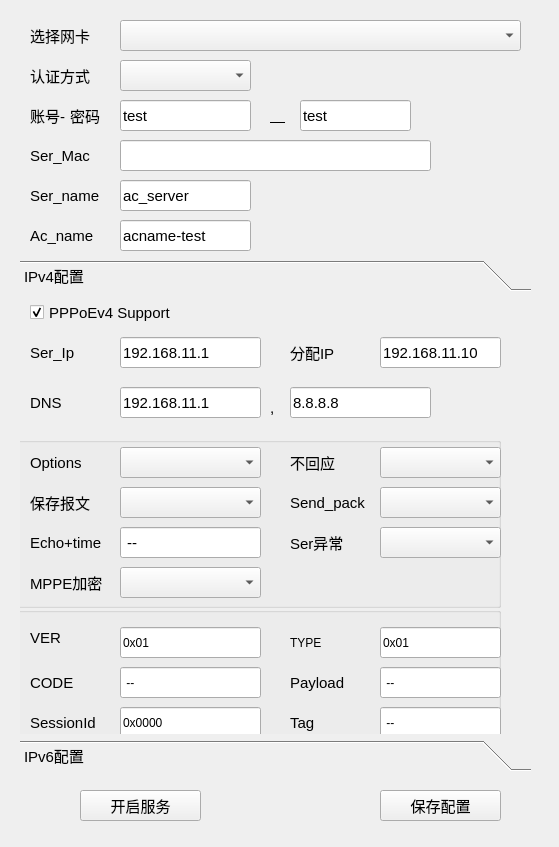
<?xml version="1.0" encoding="UTF-8"?>
<ui version="4.0">
 <class>Form</class>
 <widget class="QWidget" name="Form">
  <property name="geometry">
   <rect>
    <x>0</x>
    <y>0</y>
    <width>559</width>
    <height>847</height>
   </rect>
  </property>
  <property name="sizePolicy">
   <sizepolicy hsizetype="Preferred" vsizetype="Ignored">
    <horstretch>0</horstretch>
    <verstretch>0</verstretch>
   </sizepolicy>
  </property>
  <property name="minimumSize">
   <size>
    <width>0</width>
    <height>0</height>
   </size>
  </property>
  <property name="font">
   <font>
    <pointsize>11</pointsize>
   </font>
  </property>
  <property name="windowTitle">
   <string>Form</string>
  </property>
  <property name="layoutDirection">
   <enum>Qt::LeftToRight</enum>
  </property>
  <widget class="QLabel" name="label">
   <property name="geometry">
    <rect>
     <x>30</x>
     <y>20</y>
     <width>91</width>
     <height>31</height>
    </rect>
   </property>
   <property name="font">
    <font>
     <pointsize>11</pointsize>
    </font>
   </property>
   <property name="text">
    <string>选择网卡</string>
   </property>
  </widget>
  <widget class="QPushButton" name="hw_start">
   <property name="geometry">
    <rect>
     <x>80</x>
     <y>790</y>
     <width>121</width>
     <height>31</height>
    </rect>
   </property>
   <property name="text">
    <string>开启服务</string>
   </property>
  </widget>
  <widget class="QLabel" name="label_71">
   <property name="geometry">
    <rect>
     <x>30</x>
     <y>60</y>
     <width>71</width>
     <height>31</height>
    </rect>
   </property>
   <property name="sizePolicy">
    <sizepolicy hsizetype="Preferred" vsizetype="Preferred">
     <horstretch>0</horstretch>
     <verstretch>0</verstretch>
    </sizepolicy>
   </property>
   <property name="font">
    <font>
     <pointsize>11</pointsize>
    </font>
   </property>
   <property name="text">
    <string>认证方式</string>
   </property>
  </widget>
  <widget class="QComboBox" name="Authen">
   <property name="geometry">
    <rect>
     <x>120</x>
     <y>60</y>
     <width>131</width>
     <height>31</height>
    </rect>
   </property>
  </widget>
  <widget class="QPushButton" name="hw_save">
   <property name="geometry">
    <rect>
     <x>380</x>
     <y>790</y>
     <width>121</width>
     <height>31</height>
    </rect>
   </property>
   <property name="text">
    <string>保存配置</string>
   </property>
  </widget>
  <widget class="QComboBox" name="iface">
   <property name="geometry">
    <rect>
     <x>120</x>
     <y>20</y>
     <width>401</width>
     <height>31</height>
    </rect>
   </property>
  </widget>
  <widget class="QLineEdit" name="User">
   <property name="geometry">
    <rect>
     <x>120</x>
     <y>100</y>
     <width>131</width>
     <height>31</height>
    </rect>
   </property>
   <property name="text">
    <string>test</string>
   </property>
  </widget>
  <widget class="QLineEdit" name="Pwd">
   <property name="geometry">
    <rect>
     <x>300</x>
     <y>100</y>
     <width>111</width>
     <height>31</height>
    </rect>
   </property>
   <property name="text">
    <string>test</string>
   </property>
  </widget>
  <widget class="QLabel" name="label_73">
   <property name="geometry">
    <rect>
     <x>70</x>
     <y>100</y>
     <width>51</width>
     <height>31</height>
    </rect>
   </property>
   <property name="text">
    <string>密码</string>
   </property>
  </widget>
  <widget class="QLabel" name="label_99">
   <property name="geometry">
    <rect>
     <x>30</x>
     <y>100</y>
     <width>41</width>
     <height>31</height>
    </rect>
   </property>
   <property name="text">
    <string>账号-</string>
   </property>
  </widget>
  <widget class="QLabel" name="label_76">
   <property name="geometry">
    <rect>
     <x>30</x>
     <y>140</y>
     <width>61</width>
     <height>31</height>
    </rect>
   </property>
   <property name="text">
    <string>Ser_Mac</string>
   </property>
  </widget>
  <widget class="QLineEdit" name="hw_smac">
   <property name="geometry">
    <rect>
     <x>120</x>
     <y>140</y>
     <width>311</width>
     <height>31</height>
    </rect>
   </property>
   <property name="text">
    <string/>
   </property>
  </widget>
  <widget class="QLabel" name="label_67">
   <property name="geometry">
    <rect>
     <x>30</x>
     <y>180</y>
     <width>81</width>
     <height>31</height>
    </rect>
   </property>
   <property name="font">
    <font>
     <pointsize>11</pointsize>
    </font>
   </property>
   <property name="text">
    <string>Ser_name</string>
   </property>
  </widget>
  <widget class="QLineEdit" name="hw_sername">
   <property name="geometry">
    <rect>
     <x>120</x>
     <y>180</y>
     <width>131</width>
     <height>31</height>
    </rect>
   </property>
   <property name="text">
    <string>ac_server</string>
   </property>
  </widget>
  <widget class="QLabel" name="label_100">
   <property name="geometry">
    <rect>
     <x>30</x>
     <y>210</y>
     <width>71</width>
     <height>51</height>
    </rect>
   </property>
   <property name="text">
    <string>Ac_name</string>
   </property>
  </widget>
  <widget class="QLineEdit" name="ac_name">
   <property name="geometry">
    <rect>
     <x>120</x>
     <y>220</y>
     <width>131</width>
     <height>31</height>
    </rect>
   </property>
   <property name="text">
    <string>acname-test</string>
   </property>
  </widget>
  <widget class="QLabel" name="label_68">
   <property name="geometry">
    <rect>
     <x>270</x>
     <y>110</y>
     <width>20</width>
     <height>21</height>
    </rect>
   </property>
   <property name="text">
    <string>—</string>
   </property>
  </widget>
  <widget class="QToolBox" name="toolBox">
   <property name="geometry">
    <rect>
     <x>20</x>
     <y>260</y>
     <width>511</width>
     <height>511</height>
    </rect>
   </property>
   <property name="currentIndex">
    <number>0</number>
   </property>
   <widget class="QWidget" name="page">
    <property name="geometry">
     <rect>
      <x>0</x>
      <y>0</y>
      <width>511</width>
      <height>453</height>
     </rect>
    </property>
    <attribute name="label">
     <string>IPv4配置</string>
    </attribute>
    <widget class="QLineEdit" name="hw_dns2">
     <property name="geometry">
      <rect>
       <x>270</x>
       <y>90</y>
       <width>141</width>
       <height>31</height>
      </rect>
     </property>
     <property name="text">
      <string>8.8.8.8</string>
     </property>
    </widget>
    <widget class="QLabel" name="label_62">
     <property name="geometry">
      <rect>
       <x>10</x>
       <y>90</y>
       <width>51</width>
       <height>31</height>
      </rect>
     </property>
     <property name="font">
      <font>
       <pointsize>11</pointsize>
      </font>
     </property>
     <property name="text">
      <string>DNS</string>
     </property>
    </widget>
    <widget class="QLineEdit" name="hw_dns1">
     <property name="geometry">
      <rect>
       <x>100</x>
       <y>90</y>
       <width>141</width>
       <height>31</height>
      </rect>
     </property>
     <property name="text">
      <string>192.168.11.1</string>
     </property>
    </widget>
    <widget class="QLabel" name="label_66">
     <property name="geometry">
      <rect>
       <x>250</x>
       <y>100</y>
       <width>20</width>
       <height>21</height>
      </rect>
     </property>
     <property name="text">
      <string>,</string>
     </property>
    </widget>
    <widget class="QLineEdit" name="hw_server">
     <property name="geometry">
      <rect>
       <x>100</x>
       <y>40</y>
       <width>141</width>
       <height>31</height>
      </rect>
     </property>
     <property name="text">
      <string>192.168.11.1</string>
     </property>
    </widget>
    <widget class="QLabel" name="label_64">
     <property name="geometry">
      <rect>
       <x>10</x>
       <y>40</y>
       <width>71</width>
       <height>31</height>
      </rect>
     </property>
     <property name="font">
      <font>
       <pointsize>11</pointsize>
      </font>
     </property>
     <property name="text">
      <string>Ser_Ip</string>
     </property>
    </widget>
    <widget class="QLineEdit" name="hw_serip">
     <property name="geometry">
      <rect>
       <x>360</x>
       <y>40</y>
       <width>121</width>
       <height>31</height>
      </rect>
     </property>
     <property name="text">
      <string>192.168.11.10</string>
     </property>
    </widget>
    <widget class="QLabel" name="label_65">
     <property name="geometry">
      <rect>
       <x>270</x>
       <y>40</y>
       <width>51</width>
       <height>31</height>
      </rect>
     </property>
     <property name="font">
      <font>
       <pointsize>11</pointsize>
      </font>
     </property>
     <property name="text">
      <string>分配IP</string>
     </property>
    </widget>
    <widget class="QGroupBox" name="groupBox_2">
     <property name="geometry">
      <rect>
       <x>-10</x>
       <y>310</y>
       <width>491</width>
       <height>151</height>
      </rect>
     </property>
     <property name="font">
      <font>
       <pointsize>9</pointsize>
      </font>
     </property>
     <property name="title">
      <string/>
     </property>
     <widget class="QLabel" name="label_57">
      <property name="geometry">
       <rect>
        <x>20</x>
        <y>10</y>
        <width>51</width>
        <height>41</height>
       </rect>
      </property>
      <property name="font">
       <font>
        <pointsize>11</pointsize>
       </font>
      </property>
      <property name="text">
       <string>VER</string>
      </property>
     </widget>
     <widget class="QLineEdit" name="hw_ver">
      <property name="geometry">
       <rect>
        <x>110</x>
        <y>20</y>
        <width>141</width>
        <height>31</height>
       </rect>
      </property>
      <property name="text">
       <string>0x01</string>
      </property>
     </widget>
     <widget class="QLineEdit" name="hw_code">
      <property name="geometry">
       <rect>
        <x>110</x>
        <y>60</y>
        <width>141</width>
        <height>31</height>
       </rect>
      </property>
      <property name="text">
       <string> --</string>
      </property>
     </widget>
     <widget class="QLabel" name="label_58">
      <property name="geometry">
       <rect>
        <x>20</x>
        <y>60</y>
        <width>51</width>
        <height>31</height>
       </rect>
      </property>
      <property name="font">
       <font>
        <pointsize>11</pointsize>
       </font>
      </property>
      <property name="text">
       <string>CODE</string>
      </property>
     </widget>
     <widget class="QLineEdit" name="hw_type">
      <property name="geometry">
       <rect>
        <x>370</x>
        <y>20</y>
        <width>121</width>
        <height>31</height>
       </rect>
      </property>
      <property name="text">
       <string>0x01</string>
      </property>
     </widget>
     <widget class="QLabel" name="label_59">
      <property name="geometry">
       <rect>
        <x>280</x>
        <y>20</y>
        <width>61</width>
        <height>31</height>
       </rect>
      </property>
      <property name="text">
       <string>TYPE</string>
      </property>
     </widget>
     <widget class="QLineEdit" name="pro_rayload">
      <property name="geometry">
       <rect>
        <x>370</x>
        <y>60</y>
        <width>121</width>
        <height>31</height>
       </rect>
      </property>
      <property name="text">
       <string> --</string>
      </property>
     </widget>
     <widget class="QLabel" name="label_60">
      <property name="geometry">
       <rect>
        <x>280</x>
        <y>60</y>
        <width>61</width>
        <height>31</height>
       </rect>
      </property>
      <property name="font">
       <font>
        <pointsize>11</pointsize>
       </font>
      </property>
      <property name="text">
       <string>Payload</string>
      </property>
     </widget>
     <widget class="QLineEdit" name="hw_session_id">
      <property name="geometry">
       <rect>
        <x>110</x>
        <y>100</y>
        <width>141</width>
        <height>31</height>
       </rect>
      </property>
      <property name="text">
       <string>0x0000</string>
      </property>
     </widget>
     <widget class="QLabel" name="label_61">
      <property name="geometry">
       <rect>
        <x>20</x>
        <y>100</y>
        <width>81</width>
        <height>31</height>
       </rect>
      </property>
      <property name="font">
       <font>
        <pointsize>11</pointsize>
       </font>
      </property>
      <property name="text">
       <string>SessionId</string>
      </property>
     </widget>
     <widget class="QLabel" name="label_63">
      <property name="geometry">
       <rect>
        <x>280</x>
        <y>100</y>
        <width>61</width>
        <height>31</height>
       </rect>
      </property>
      <property name="font">
       <font>
        <pointsize>11</pointsize>
       </font>
      </property>
      <property name="text">
       <string>Tag</string>
      </property>
     </widget>
     <widget class="QLineEdit" name="hw_tag">
      <property name="geometry">
       <rect>
        <x>370</x>
        <y>100</y>
        <width>121</width>
        <height>31</height>
       </rect>
      </property>
      <property name="text">
       <string> --</string>
      </property>
     </widget>
    </widget>
    <widget class="QGroupBox" name="groupBox">
     <property name="geometry">
      <rect>
       <x>-10</x>
       <y>140</y>
       <width>491</width>
       <height>171</height>
      </rect>
     </property>
     <widget class="QLabel" name="label_78">
      <property name="geometry">
       <rect>
        <x>20</x>
        <y>10</y>
        <width>71</width>
        <height>31</height>
       </rect>
      </property>
      <property name="text">
       <string>Options</string>
      </property>
     </widget>
     <widget class="QComboBox" name="check_pkt">
      <property name="geometry">
       <rect>
        <x>110</x>
        <y>10</y>
        <width>141</width>
        <height>31</height>
       </rect>
      </property>
     </widget>
     <widget class="QLabel" name="label_77">
      <property name="geometry">
       <rect>
        <x>20</x>
        <y>50</y>
        <width>71</width>
        <height>31</height>
       </rect>
      </property>
      <property name="text">
       <string>保存报文</string>
      </property>
     </widget>
     <widget class="QComboBox" name="lcp_op">
      <property name="geometry">
       <rect>
        <x>110</x>
        <y>50</y>
        <width>141</width>
        <height>31</height>
       </rect>
      </property>
     </widget>
     <widget class="QComboBox" name="hw_reply">
      <property name="geometry">
       <rect>
        <x>370</x>
        <y>10</y>
        <width>121</width>
        <height>31</height>
       </rect>
      </property>
     </widget>
     <widget class="QLabel" name="label_72">
      <property name="geometry">
       <rect>
        <x>280</x>
        <y>10</y>
        <width>61</width>
        <height>31</height>
       </rect>
      </property>
      <property name="font">
       <font>
        <pointsize>11</pointsize>
       </font>
      </property>
      <property name="text">
       <string>不回应</string>
      </property>
     </widget>
     <widget class="QLineEdit" name="wait_echoreq">
      <property name="geometry">
       <rect>
        <x>110</x>
        <y>90</y>
        <width>141</width>
        <height>31</height>
       </rect>
      </property>
      <property name="text">
       <string> --</string>
      </property>
     </widget>
     <widget class="QLabel" name="label_69">
      <property name="geometry">
       <rect>
        <x>20</x>
        <y>90</y>
        <width>81</width>
        <height>31</height>
       </rect>
      </property>
      <property name="text">
       <string>Echo+time</string>
      </property>
     </widget>
     <widget class="QLabel" name="label_75">
      <property name="geometry">
       <rect>
        <x>280</x>
        <y>50</y>
        <width>81</width>
        <height>31</height>
       </rect>
      </property>
      <property name="text">
       <string>Send_pack</string>
      </property>
     </widget>
     <widget class="QComboBox" name="send_pack">
      <property name="geometry">
       <rect>
        <x>370</x>
        <y>50</y>
        <width>121</width>
        <height>31</height>
       </rect>
      </property>
     </widget>
     <widget class="QComboBox" name="ser_error">
      <property name="geometry">
       <rect>
        <x>370</x>
        <y>90</y>
        <width>121</width>
        <height>31</height>
       </rect>
      </property>
     </widget>
     <widget class="QLabel" name="label_70">
      <property name="geometry">
       <rect>
        <x>280</x>
        <y>90</y>
        <width>61</width>
        <height>31</height>
       </rect>
      </property>
      <property name="text">
       <string>Ser异常</string>
      </property>
     </widget>
     <widget class="QLabel" name="label_74">
      <property name="geometry">
       <rect>
        <x>20</x>
        <y>120</y>
        <width>81</width>
        <height>51</height>
       </rect>
      </property>
      <property name="text">
       <string>MPPE加密</string>
      </property>
     </widget>
     <widget class="QComboBox" name="hw_mppe">
      <property name="geometry">
       <rect>
        <x>110</x>
        <y>130</y>
        <width>141</width>
        <height>31</height>
       </rect>
      </property>
     </widget>
    </widget>
    <widget class="QCheckBox" name="V4Support">
     <property name="geometry">
      <rect>
       <x>10</x>
       <y>0</y>
       <width>141</width>
       <height>31</height>
      </rect>
     </property>
     <property name="text">
      <string>PPPoEv4 Support</string>
     </property>
     <property name="checked">
      <bool>true</bool>
     </property>
    </widget>
   </widget>
   <widget class="QWidget" name="page_2">
    <property name="geometry">
     <rect>
      <x>0</x>
      <y>0</y>
      <width>511</width>
      <height>453</height>
     </rect>
    </property>
    <attribute name="label">
     <string>IPv6配置</string>
    </attribute>
    <widget class="QCheckBox" name="V6Support">
     <property name="geometry">
      <rect>
       <x>10</x>
       <y>0</y>
       <width>141</width>
       <height>31</height>
      </rect>
     </property>
     <property name="text">
      <string>PPPoEv6 Support</string>
     </property>
     <property name="checked">
      <bool>false</bool>
     </property>
    </widget>
    <widget class="QComboBox" name="Support_method">
     <property name="geometry">
      <rect>
       <x>180</x>
       <y>0</y>
       <width>151</width>
       <height>31</height>
      </rect>
     </property>
    </widget>
    <widget class="QLabel" name="label_79">
     <property name="geometry">
      <rect>
       <x>10</x>
       <y>50</y>
       <width>81</width>
       <height>31</height>
      </rect>
     </property>
     <property name="font">
      <font>
       <pointsize>11</pointsize>
      </font>
     </property>
     <property name="text">
      <string>IPv6-Ip</string>
     </property>
    </widget>
    <widget class="QLineEdit" name="RemoteIp">
     <property name="geometry">
      <rect>
       <x>130</x>
       <y>50</y>
       <width>121</width>
       <height>31</height>
      </rect>
     </property>
     <property name="text">
      <string>2013::100</string>
     </property>
    </widget>
    <widget class="QLabel" name="label_80">
     <property name="geometry">
      <rect>
       <x>10</x>
       <y>90</y>
       <width>91</width>
       <height>31</height>
      </rect>
     </property>
     <property name="font">
      <font>
       <pointsize>11</pointsize>
      </font>
     </property>
     <property name="text">
      <string>Prefix</string>
     </property>
    </widget>
    <widget class="QLabel" name="label_81">
     <property name="geometry">
      <rect>
       <x>10</x>
       <y>130</y>
       <width>91</width>
       <height>31</height>
      </rect>
     </property>
     <property name="font">
      <font>
       <pointsize>11</pointsize>
      </font>
     </property>
     <property name="text">
      <string>Dns-Server</string>
     </property>
    </widget>
    <widget class="QLabel" name="label_82">
     <property name="geometry">
      <rect>
       <x>10</x>
       <y>170</y>
       <width>91</width>
       <height>31</height>
      </rect>
     </property>
     <property name="font">
      <font>
       <pointsize>11</pointsize>
      </font>
     </property>
     <property name="text">
      <string>Dns-Domain</string>
     </property>
    </widget>
    <widget class="QLineEdit" name="Ipv6Prefix">
     <property name="geometry">
      <rect>
       <x>130</x>
       <y>90</y>
       <width>121</width>
       <height>31</height>
      </rect>
     </property>
     <property name="text">
      <string>2013::</string>
     </property>
    </widget>
    <widget class="QLineEdit" name="DnsServer">
     <property name="geometry">
      <rect>
       <x>130</x>
       <y>130</y>
       <width>121</width>
       <height>31</height>
      </rect>
     </property>
     <property name="text">
      <string>2013::2</string>
     </property>
    </widget>
    <widget class="QLineEdit" name="Domain">
     <property name="geometry">
      <rect>
       <x>130</x>
       <y>170</y>
       <width>121</width>
       <height>31</height>
      </rect>
     </property>
     <property name="text">
      <string>ibm.com</string>
     </property>
    </widget>
   </widget>
  </widget>
 </widget>
 <resources/>
 <connections/>
</ui>
